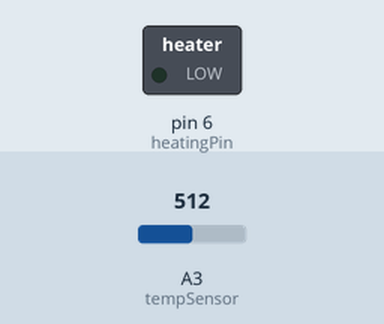
The sketch below on a simulated Arduino Uno, built with avr-gcc and run on an emulated ATmega328P. On the bench: switched loads named in the sketch (green lamp = pin HIGH). Inputs (shaded band) come from the test bench; at power-on: A3 (tempSensor) = 512. What the sketch prints to the serial monitor is not drawn.

Above: at 1.8 s.
1.9 s: A3 (tempSensor) set to 136
3.4 s: A3 (tempSensor) set to 118
At 4.8 s:
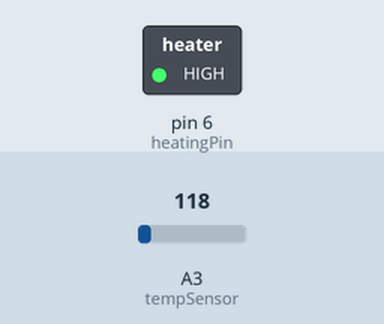
5.5 s: A3 (tempSensor) set to 277
7.2 s: A3 (tempSensor) set to 293
At 9.2 s:
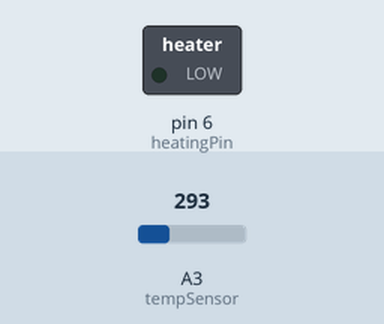
9.5 s: A3 (tempSensor) set to 122
At 10.8 s:
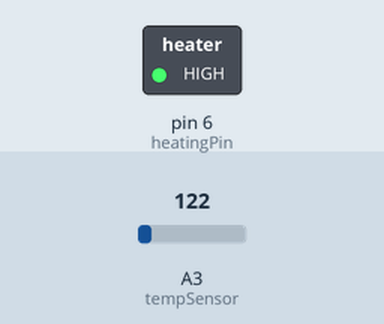
Timing chart, 0 to 12.5 s (numbered marks = the images above; inputs shaded):
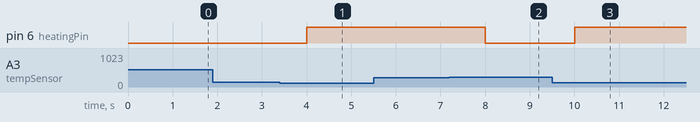

Measured:
- the behaviour switches between 130 and 129 on A3 (tempSensor) (found by bisection; images 0 and 1)
- the behaviour switches between 284 and 285 on A3 (tempSensor) (found by bisection; images 1 and 2)
- after the input at 1.9 s, every drawn part: stays the same
- after the input at 3.4 s, pin 6 (heatingPin): LOW → HIGH after 0.60 s
- after the input at 5.5 s, every drawn part: stays the same
- after the input at 7.2 s, pin 6 (heatingPin): HIGH → LOW after 0.81 s
- after the input at 9.5 s, pin 6 (heatingPin): LOW → HIGH after 0.51 s

The sketch:

Heating_Pad.ino
```cpp
#include <math.h>

// CODE FOR HEATING PAD
const int heatingPin = 6; // put pin here
const int tempSensor = A3; // temperature sensor
int minTemp = -10; // in C
int maxTemp = 10;

void setup() {
  // Initialize Serial Monitor
  Serial.begin(9600);

  // Set heating pin out
  pinMode(heatingPin, OUTPUT);

  pinMode(tempSensor, INPUT);

}

void loop() {
  // Read temperature from the sensor
  int val = analogRead(tempSensor); // digital read gives # from 0 - 1023
  Serial.print(val);
  Serial.print(": ");

  // t actual = -133 + 25.3 ln val
  double temperature_c = -133 + 25.3 * log(val);
  Serial.println(temperature_c);

  // CODE FOR HEATING PAD
  if (temperature_c > maxTemp) {
    digitalWrite(heatingPin, LOW);
  }
  if (temperature_c < minTemp) {
    digitalWrite(heatingPin, HIGH);
    Serial.print("hello");
  } // END CODE FOR HEATING PAD

  delay(1000);
}
```
